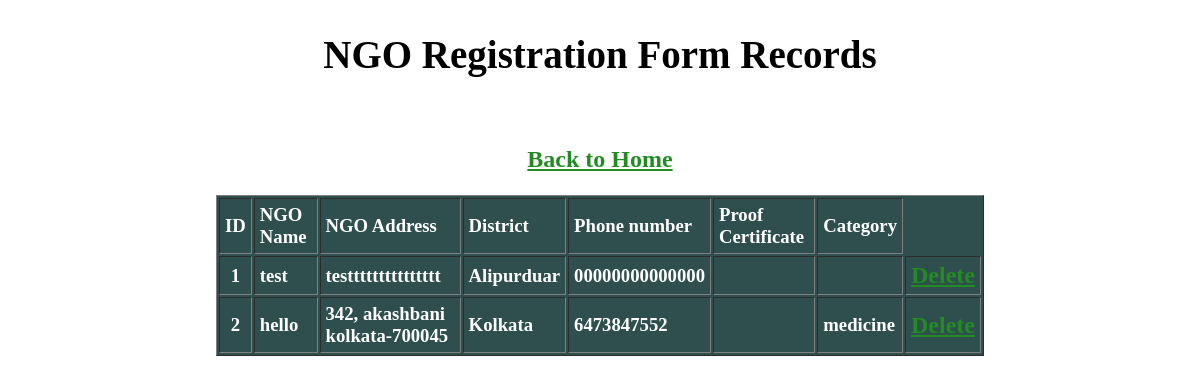
/display_ngo_registration_form_data.php, run on an earlier commit of the app's database.
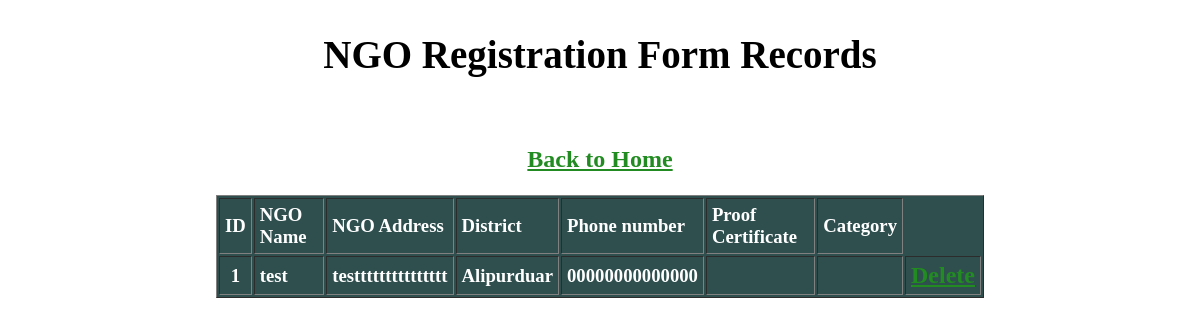
And on a later commit of the database.
### tables this page shows
CREATE TABLE `ngo_registration` (
  `id` int(255) NOT NULL,
  `name` varchar(255) NOT NULL,
  `address` varchar(255) NOT NULL,
  `district` varchar(30) NOT NULL,
  `ph_no` varchar(200) NOT NULL,
  `file` varchar(255) NOT NULL,
  `category` varchar(200) NOT NULL
);

### display_ngo_registration_form_data.php (the view, shortened to what this page needs)
<?php
include("connection.php");?>
<!DOCTYPE html>
<html>
<head>
</head>
<body>
<h2 style="font-size: 39px;"><center>NGO Registration Form Records</center></h2><br>
<h3 style="color:darkgreen;"><center><a href="menu.html">Back to Home </a></center><br>
<table width = "80%" border="1" cellspacing="2" cellpadding="5" align="center" style="background-color: darkSlategray; color: white;">
	<tr>
		<td align="center"><strong>ID</strong></td>
		<td><strong>NGO Name</strong></td>
		<td><strong>NGO Address</strong></td>
		<td><strong>District</strong></td>
		<td><strong>Phone number</strong></td>
		<td><strong>Proof Certificate</strong></td>
		<td><strong>Category</strong></td>
	</tr>
    <?php
		$sql = "SELECT * FROM `ngo_registration`";
		$result = mysqli_query($link,$sql);
		if(mysqli_num_rows($result) > 0)
		{
			while($row = mysqli_fetch_assoc($result))
			{
				echo "<tr>";
				echo "<td align = 'center'>".$row["id"]."</td>";
				echo "<td>".$row["name"]."</td>";
				echo "<td>".$row["address"]."</td>";
				echo "<td>".$row["district"]."</td>";
				echo "<td>".$row["ph_no"]."</td>";
				echo "<td>".$row["file"]."</td>";
				echo "<td>".$row["category"]."</td>";
				echo "<td><a href='delete_ngo.php?id=".$row['id']."'>Delete</a></td>";
				echo "</tr>";
			}
		}
     ?>
</table>
</body>
</html>

What changed in the data, as far as the page shows it:
removed ngo_registration: id "2", name "hello", address "342, akashbani kolkata-700045", district "Kolkata", ph_no "6473847552", category "medicine"
